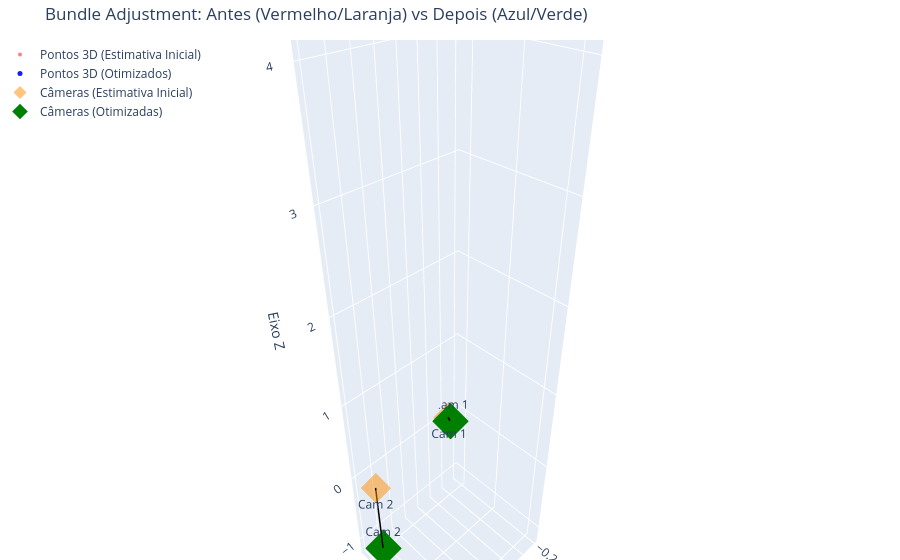

Notebook source saved alongside this figure:
### Code cell
import plotly.graph_objects as go
import numpy as np
import gtsam

def plot_otimizacao_antes_depois(valores_iniciais, valores_finais, num_cameras, num_pontos):
    """
    Plota o estado do sistema antes (vermelho) e depois (azul) do Bundle Adjustment.
    
    Parâmetros:
    - valores_iniciais: gtsam.Values com as estimativas antes da otimização
    - valores_finais: gtsam.Values com os resultados após a otimização
    - num_cameras: quantidade de câmeras no grafo
    - num_pontos: quantidade de pontos 3D (landmarks) no grafo
    """
    
    # Recriando as funções de símbolo caso a função seja chamada em outra célula
    def X(i): return gtsam.symbol('x', i)
    def L(j): return gtsam.symbol('l', j)

    fig = go.Figure()

    # ==========================================
    # 1. Extração e Plotagem dos Pontos 3D (Landmarks)
    # ==========================================
    pts_antes = np.array([valores_iniciais.atPoint3(L(i)) for i in range(1, num_pontos + 1)])
    pts_depois = np.array([valores_finais.atPoint3(L(i)) for i in range(1, num_pontos + 1)])

    # Plotar Pontos Antes (Vermelho)
    fig.add_trace(go.Scatter3d(
        x=pts_antes[:, 0], y=pts_antes[:, 1], z=pts_antes[:, 2],
        mode='markers', name='Pontos 3D (Estimativa Inicial)',
        marker=dict(size=4, color='red', opacity=0.5)
    ))

    # Plotar Pontos Depois (Azul)
    fig.add_trace(go.Scatter3d(
        x=pts_depois[:, 0], y=pts_depois[:, 1], z=pts_depois[:, 2],
        mode='markers', name='Pontos 3D (Otimizados)',
        marker=dict(size=5, color='blue', opacity=0.9)
    ))

    # Desenhar linhas conectando o Antes -> Depois dos pontos
    for i in range(num_pontos):
        fig.add_trace(go.Scatter3d(
            x=[pts_antes[i, 0], pts_depois[i, 0]],
            y=[pts_antes[i, 1], pts_depois[i, 1]],
            z=[pts_antes[i, 2], pts_depois[i, 2]],
            mode='lines', showlegend=False,
            line=dict(color='gray', width=2, dash='dot')
        ))

    # ==========================================
    # 2. Extração e Plotagem das Câmeras (Poses)
    # ==========================================
    # Extraímos apenas a translação (posição X, Y, Z) da matriz de Pose
    cams_antes = np.array([valores_iniciais.atPose3(X(i)).translation() for i in range(1, num_cameras + 1)])
    cams_depois = np.array([valores_finais.atPose3(X(i)).translation() for i in range(1, num_cameras + 1)])

    # Nomes das câmeras para o texto flutuante
    textos_cams = [f"Cam {i}" for i in range(1, num_cameras + 1)]

    # Plotar Câmeras Antes (Laranja Escuro)
    fig.add_trace(go.Scatter3d(
        x=cams_antes[:, 0], y=cams_antes[:, 1], z=cams_antes[:, 2],
        mode='markers+text', name='Câmeras (Estimativa Inicial)',
        text=textos_cams, textposition='bottom center',
        marker=dict(size=10, color='darkorange', symbol='diamond', opacity=0.5)
    ))

    # Plotar Câmeras Depois (Verde)
    fig.add_trace(go.Scatter3d(
        x=cams_depois[:, 0], y=cams_depois[:, 1], z=cams_depois[:, 2],
        mode='markers+text', name='Câmeras (Otimizadas)',
        text=textos_cams, textposition='top center',
        marker=dict(size=12, color='green', symbol='diamond', opacity=1.0)
    ))

    # Desenhar linhas conectando o Antes -> Depois das câmeras
    for i in range(num_cameras):
        fig.add_trace(go.Scatter3d(
            x=[cams_antes[i, 0], cams_depois[i, 0]],
            y=[cams_antes[i, 1], cams_depois[i, 1]],
            z=[cams_antes[i, 2], cams_depois[i, 2]],
            mode='lines', showlegend=False,
            line=dict(color='black', width=3, dash='solid')
        ))

    # ==========================================
    # 3. Configurações de Layout
    # ==========================================
    fig.update_layout(
        title='Bundle Adjustment: Antes (Vermelho/Laranja) vs Depois (Azul/Verde)',
        scene=dict(
            xaxis_title='Eixo X',
            yaxis_title='Eixo Y',
            zaxis_title='Eixo Z',
            # Mantemos a proporção 1:1:1 para não distorcer a geometria real
            aspectmode='data' 
        ),
        legend=dict(x=0, y=1, bgcolor='rgba(255,255,255,0.7)'),
        margin=dict(l=0, r=0, b=0, t=40)
    )

    fig.show()

# ==========================================
# Como chamar a função no seu código:
# ==========================================
# Considerando que você já rodou o otimizador do código anterior:
# optimizer = gtsam.LevenbergMarquardtOptimizer(graph, initial_estimates)
# result = optimizer.optimize()

plot_otimizacao_antes_depois(
    valores_iniciais=initial_estimates, 
    valores_finais=result, 
    num_cameras=2,   # Temos a Câmera 1 e Câmera 2
    num_pontos=3     # Criamos 3 pontos 3D no exemplo
)

### Figure 1 — Plotly figure (JSON) as saved in the notebook; plotly's stock layout.template omitted (floating-point values rounded to 4 significant figures)
{"data": [{"marker": {"color": "red", "opacity": 0.5, "size": 4}, "mode": "markers", "name": "Pontos 3D (Estimativa Inicial)", "type": "scatter3d", "x": [0.1, 1.2, -0.2], "y": [-0.1, 0.2, 1.1], "z": [4.8, 5.3, 4.9]}, {"marker": {"color": "blue", "opacity": 0.9, "size": 5}, "mode": "markers", "name": "Pontos 3D (Otimizados)", "type": "scatter3d", "x": [-0.0003729, 0.4677, -0.0003724], "y": [-0.0005137, -0.0005336, 0.3523], "z": [5.043, 5.238, 5.037]}, {"line": {"color": "gray", "dash": "dot", "width": 2}, "mode": "lines", "showlegend": false, "type": "scatter3d", "x": [0.1, -0.0003729], "y": [-0.1, -0.0005137], "z": [4.8, 5.043]}, {"line": {"color": "gray", "dash": "dot", "width": 2}, "mode": "lines", "showlegend": false, "type": "scatter3d", "x": [1.2, 0.4677], "y": [0.2, -0.0005336], "z": [5.3, 5.238]}, {"line": {"color": "gray", "dash": "dot", "width": 2}, "mode": "lines", "showlegend": false, "type": "scatter3d", "x": [-0.2, -0.0003724], "y": [1.1, 0.3523], "z": [4.9, 5.037]}, {"marker": {"color": "darkorange", "opacity": 0.5, "size": 10, "symbol": "diamond"}, "mode": "markers+text", "name": "Câmeras (Estimativa Inicial)", "text": ["Cam 1", "Cam 2"], "textposition": "bottom center", "type": "scatter3d", "x": [0.01, 1.1], "y": [-0.02, 0.05], "z": [0.05, -0.1]}, {"marker": {"color": "green", "opacity": 1, "size": 12, "symbol": "diamond"}, "mode": "markers+text", "name": "Câmeras (Otimizadas)", "text": ["Cam 1", "Cam 2"], "textposition": "top center", "type": "scatter3d", "x": [-5.453e-16, 1.115], "y": [-3.957e-17, 0.09231], "z": [3.927e-15, -1.059]}, {"line": {"color": "black", "dash": "solid", "width": 3}, "mode": "lines", "showlegend": false, "type": "scatter3d", "x": [0.01, -5.453e-16], "y": [-0.02, -3.957e-17], "z": [0.05, 3.927e-15]}, {"line": {"color": "black", "dash": "solid", "width": 3}, "mode": "lines", "showlegend": false, "type": "scatter3d", "x": [1.1, 1.115], "y": [0.05, 0.09231], "z": [-0.1, -1.059]}], "layout": {"legend": {"bgcolor": "rgba(255,255,255,0.7)", "x": 0, "y": 1}, "margin": {"b": 0, "l": 0, "r": 0, "t": 40}, "scene": {"aspectmode": "data", "xaxis": {"title": {"text": "Eixo X"}}, "yaxis": {"title": {"text": "Eixo Y"}}, "zaxis": {"title": {"text": "Eixo Z"}}}, "title": {"text": "Bundle Adjustment: Antes (Vermelho/Laranja) vs Depois (Azul/Verde)"}}}
